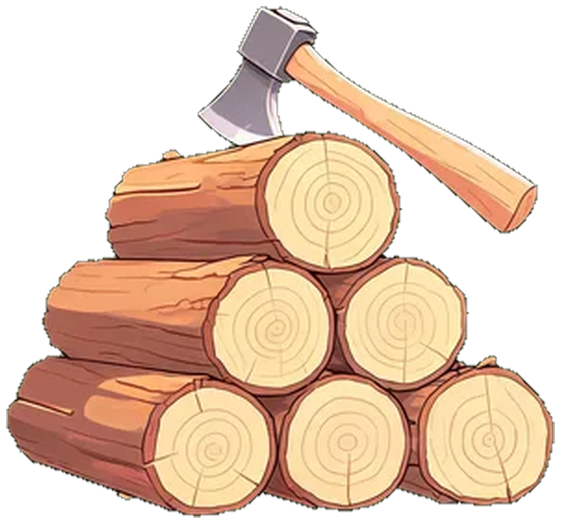
#> input picture assets/art/kitchen/wood_pile.png, 561 x 524 px, found by its file name
$ python extract_axe.py
#> lines starting #> are read from the running program, lines starting #| are printed output that depends on the picture
#!/usr/bin/env python3
"""从 kitchen/wood_pile.png 里拆出「斧头」和「单根柴」两个精灵。

柴垛是一张已经抠好透明底的图，斧头插在最上面那根柴上，两者只在刃口处相接。
所以做法是：先按 alpha>24 得到实心掩码，在刃口与柴的接缝处放一道闸门，
然后从斧头内部种子做连通域 = 斧头；把斧头像素挖掉后再从柴内部做连通域 = 柴。
"""
import sys
from collections import deque
from PIL import Image

SRC = "assets/art/kitchen/wood_pile.png"
ALPHA = 24


def load():
    im = Image.open(SRC).convert("RGBA")
    px = im.load()
    return im, px


def solid_map(px, w, h):
    return [[px[x, y][3] > ALPHA for y in range(h)] for x in range(w)]


def component(solid, gates, seeds):
    w, h = len(solid), len(solid[0])

    def open_(x, y):
        if not solid[x][y]:
            return False
        for g in gates:
            if g(x, y):
                return False
        return True

    seen = [[False for _ in range(h)] for _ in range(w)]
    q = deque()
    for s in seeds:
        if open_(*s) and not seen[s[0]][s[1]]:
            seen[s[0]][s[1]] = True
            q.append(s)
    n = 0
    while q:
        x, y = q.popleft()
        n += 1
        for dx, dy in ((1, 0), (-1, 0), (0, 1), (0, -1), (1, 1), (1, -1), (-1, 1), (-1, -1)):
            a, b = x + dx, y + dy
            if 0 <= a < w and 0 <= b < h and not seen[a][b] and open_(a, b):
                seen[a][b] = True
                q.append((a, b))
    return seen, n


def cut(im, mask, name, pad=2):
    w, h = im.size
    src = im.load()
    xs = []
    ys = []
    for x in range(w):
        for y in range(h):
            if mask[x][y]:
                xs.append(x)
                ys.append(y)
    if not xs:
        print("EMPTY", name)
        sys.exit(1)
    box = (max(0, min(xs) - pad), max(0, min(ys) - pad), min(w, max(xs) + 1 + pad), min(h, max(ys) + 1 + pad))
    out = Image.new("RGBA", (box[2] - box[0], box[3] - box[1]), (0, 0, 0, 0))
    dst = out.load()
    for x in range(box[0], box[2]):
        for y in range(box[1], box[3]):
            if mask[x][y]:
                dst[x - box[0], y - box[1]] = src[x, y]
    out.save(name)
    print("%s box=%s size=%s px=%d" % (name, box, out.size, len(xs)))


def main():
    im, px = load()
#> in load, im is the input picture: PIL image 561x524 RGBA; mean R, G, B, A 118.1, 91.6, 70.9, 142.3
    w, h = im.size
#> w = 561; h = 524
    solid = solid_map(px, w, h)
#> solid = 561 items

    # 闸门：斧刃咬进柴里的那道接缝。柴面在 x<285 一带大致 y≈132~152，
    # 沿 x 线性抬高，保证刃口以下全部断开，而 x>285 的斧柄完全不受限。
    axe_gate = [lambda x, y: x < 288 and y > 131 + (288 - x) * 0.16]
    axe, n = component(solid, axe_gate, [(265, 40), (232, 100), (350, 90), (450, 150), (520, 190)])
#> in component, `w, h = len(solid), len(solid[0])`: w = 561
#> axe = 561 items; n = 20503
    print("axe px", n)
#| axe px 20503
    cut(im, axe, "assets/art/fx/axe.png")
#> in cut, `out = Image.new("RGBA", (box[2] - box[0], box[3] - box[1]), (0, 0, 0, ..`: out: PIL image 345x232 RGBA; every value is 0
#> in cut, `out.save(name)`:
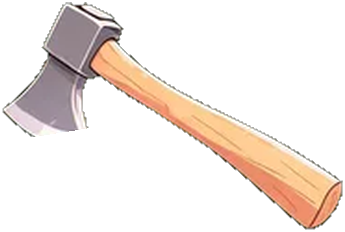
#> saved as axe.png: PIL image 345x232 RGBA; mean R, G, B, A 50.3, 40.8, 35, 62.3; transparent parts drawn white
#| assets/art/fx/axe.png box=(195, 4, 540, 236) size=(345, 232) px=20503

    log_solid = [[solid[x][y] and not axe[x][y] for y in range(h)] for x in range(w)]
#> log_solid = 561 items
    # 柴的下方是第二层柴垛，接缝在 y≈248 左右；上方只被斧头挖了个槽。
    log_gate = [lambda x, y: y > 246]
    log, n2 = component(log_solid, log_gate, [(200, 190), (300, 190), (140, 210)])
#> log = 561 items; n2 = 28731
    print("log px", n2)
#| log px 28731
    cut(im, log, "assets/art/fx/log.png")
#> call 2 of cut, with name = 'assets/art/fx/log.png', pad = 2
#> in cut (call 2), `out = Image.new("RGBA", (box[2] - box[0], box[3] - box[1]), (0, 0, 0, ..`: out: PIL image 303x121 RGBA; every value is 0
#> in cut (call 2), `out.save(name)`:
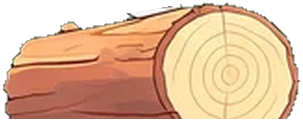
#> saved as log.png: PIL image 303x121 RGBA; mean R, G, B, A 167.3, 128, 96, 196.5; transparent parts drawn white
#| assets/art/fx/log.png box=(102, 128, 405, 249) size=(303, 121) px=28731

    # 柴垛本体：把斧头像素抹掉，否则小游戏里会同时出现两把斧头。
    inv = [[not axe[x][y] for y in range(h)] for x in range(w)]
#> inv = 561 items
    # 刃口的高光被闸门切成了孤儿，留在柴面上像一道白斑，直接删掉。
    gone = 0
    for y in range(90, 150):
        for x in range(220, 350):
            if inv[x][y] and min(px[x, y][:3]) > 215 and px[x, y][3] > ALPHA:
                inv[x][y] = False
                gone += 1
    print("stack orphan px cleared", gone)
    cut(im, inv, "assets/art/kitchen/wood_stack.png", 0)
#> call 3 of cut, with name = 'assets/art/kitchen/wood_stack.png', pad = 0
#> in cut (call 3), `out = Image.new("RGBA", (box[2] - box[0], box[3] - box[1]), (0, 0, 0, ..`: out: PIL image 561x524 RGBA; every value is 0
#> in cut (call 3), `out.save(name)`:
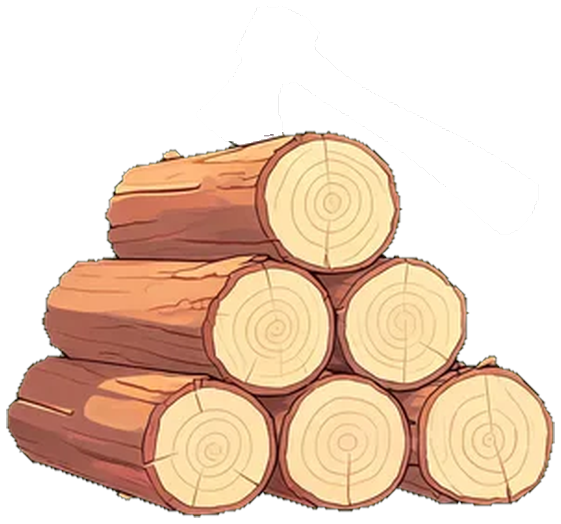
#> saved as wood_stack.png: PIL image 561x524 RGBA; mean R, G, B, A 104.3, 80.4, 61.3, 125.2; transparent parts drawn white
#| assets/art/kitchen/wood_stack.png box=(0, 0, 561, 524) size=(561, 524) px=273300


main()

$ run again, with assets/art/kitchen/dev_board.png copied over assets/art/kitchen/wood_pile.png
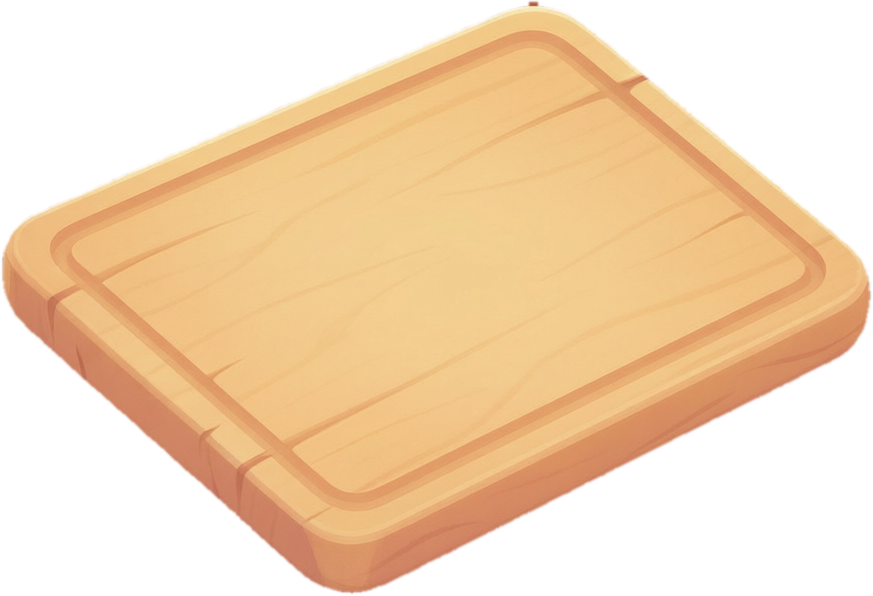
#> input picture assets/art/kitchen/dev_board.png, 873 x 596 px, found by its file name
#> in load, im is the input picture: PIL image 873x596 RGBA; mean R, G, B, A 217.1, 136.8, 120.1, 147.8
#> solid = 873 items
#> in component, `w, h = len(solid), len(solid[0])`: w = 873
#> in main, `axe, n = component(solid, axe_gate, [(265, 40), (232, 100), (350, 90),..`: axe = 873 items; n = 229231
#| axe px 229231
#> out: PIL image 685x596 RGBA; every value is 0
#| assets/art/fx/axe.png box=(188, 0, 873, 596) size=(685, 596) px=229231
#> log_solid = 873 items
#> n2 = 21592
#| log px 21592
#> out: PIL image 287x119 RGBA; every value is 0
#> in cut (call 2), `out.save(name)`:
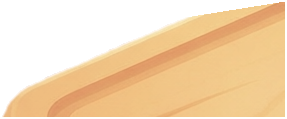
#> saved as log.png: PIL image 287x119 RGBA; mean R, G, B, A 150.7, 121.2, 83.2, 159; transparent parts drawn white
#| assets/art/fx/log.png box=(3, 130, 290, 249) size=(287, 119) px=21592
#> inv = 873 items
#> out: PIL image 873x596 RGBA; every value is 0
#> in cut (call 3), `out.save(name)`:
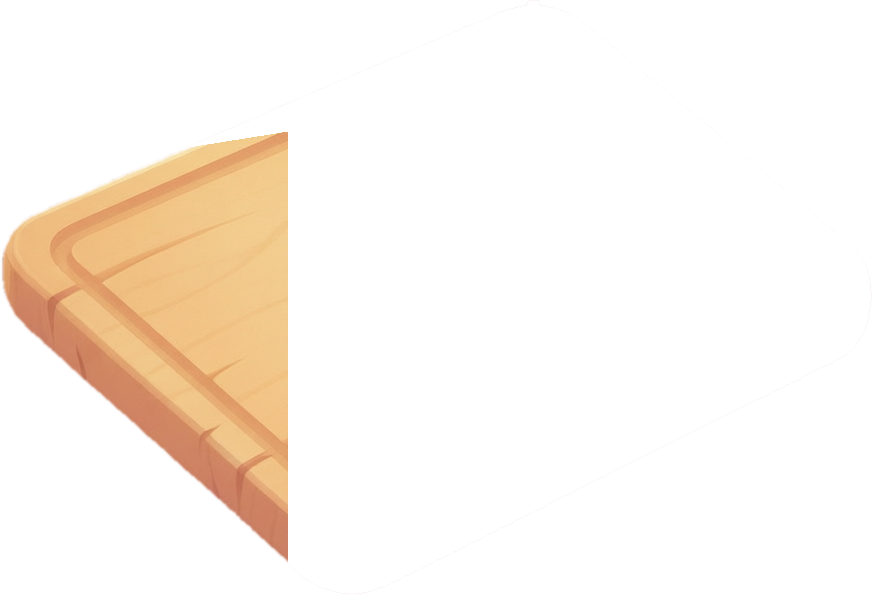
#> saved as wood_stack.png: PIL image 873x596 RGBA; mean R, G, B, A 113, 53.9, 62.9, 36.4; transparent parts drawn white
#| assets/art/kitchen/wood_stack.png box=(0, 0, 873, 596) size=(873, 596) px=291077

$ run again, with assets/art/kitchen/dev_bun_plain.png copied over assets/art/kitchen/wood_pile.png
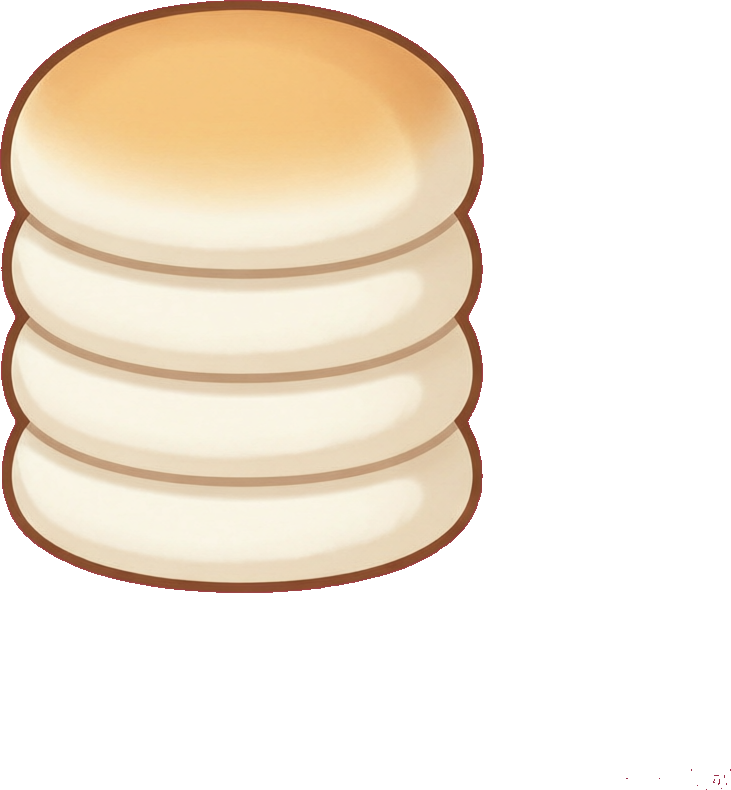
#> input picture assets/art/kitchen/dev_bun_plain.png, 731 x 790 px, found by its file name
#> in load, im is the input picture: PIL image 731x790 RGBA; mean R, G, B, A 216.2, 127.9, 137.8, 113.7
#> solid = 731 items
#> in component, `w, h = len(solid), len(solid[0])`: w = 731
#> in main, `axe, n = component(solid, axe_gate, [(265, 40), (232, 100), (350, 90),..`: axe = 731 items; n = 138382
#| axe px 138382
#> out: PIL image 486x593 RGBA; every value is 0
#| assets/art/fx/axe.png box=(0, 0, 486, 593) size=(486, 593) px=138382
#> log_solid = 731 items
#> n2 = 26041
#| log px 26041
#> out: PIL image 290x119 RGBA; every value is 0
#> in cut (call 2), `out.save(name)`:
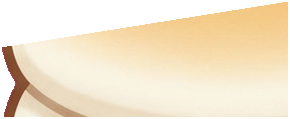
#> saved as log.png: PIL image 290x119 RGBA; mean R, G, B, A 181.7, 167, 142, 192.4; transparent parts drawn white
#| assets/art/fx/log.png box=(0, 130, 290, 249) size=(290, 119) px=26041
#> inv = 731 items
#> out: PIL image 731x790 RGBA; every value is 0
#> in cut (call 3), `out.save(name)`:
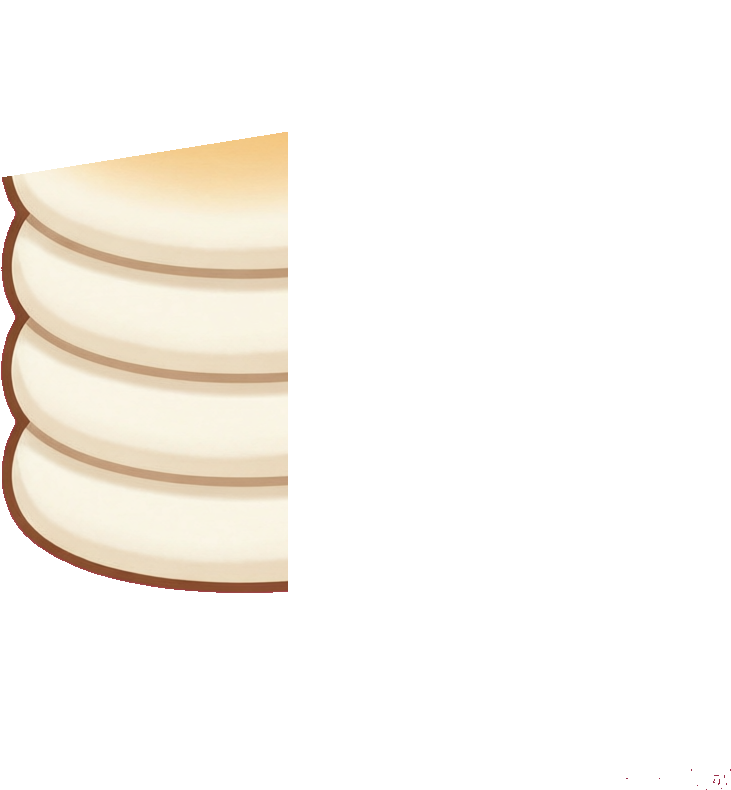
#> saved as wood_stack.png: PIL image 731x790 RGBA; mean R, G, B, A 161.7, 81.1, 100.8, 52.6; transparent parts drawn white
#| assets/art/kitchen/wood_stack.png box=(0, 0, 731, 790) size=(731, 790) px=439108
